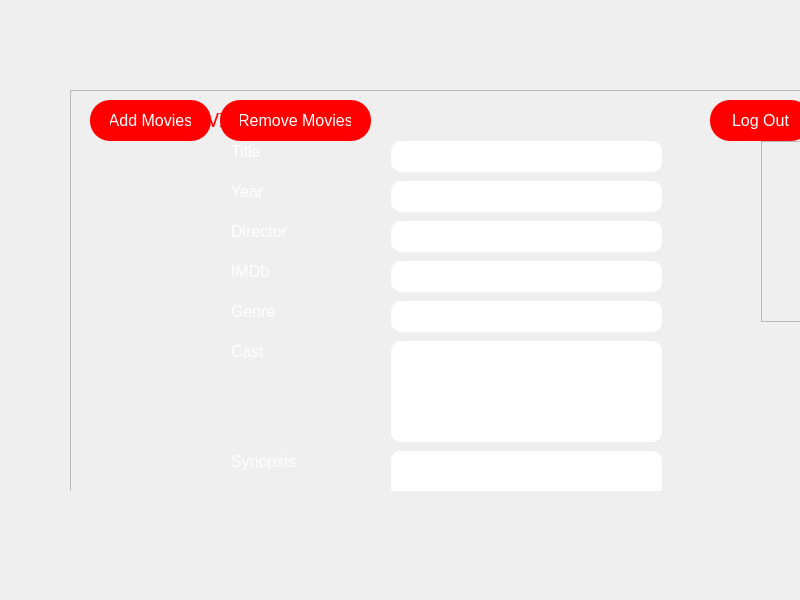
<?xml version="1.0" encoding="UTF-8"?>
<ui version="4.0">
 <class>AdminWin</class>
 <widget class="QMainWindow" name="AdminWin">
  <property name="geometry">
   <rect>
    <x>0</x>
    <y>0</y>
    <width>800</width>
    <height>600</height>
   </rect>
  </property>
  <property name="windowTitle">
   <string>MainWindow</string>
  </property>
  <widget class="QWidget" name="centralwidget">
   <widget class="QPushButton" name="pushButton_3">
    <property name="geometry">
     <rect>
      <x>380</x>
      <y>100</y>
      <width>161</width>
      <height>41</height>
     </rect>
    </property>
    <property name="font">
     <font>
      <pointsize>12</pointsize>
     </font>
    </property>
    <property name="styleSheet">
     <string notr="true">
	color: rgb(170, 0, 0);
padding-left:20px;
padding-right:20px;
border-radius:20px;
background:rgb(255, 0, 0);
color:rgb(255, 255, 255);
</string>
    </property>
    <property name="text">
     <string>Registered Users</string>
    </property>
   </widget>
   <widget class="QStackedWidget" name="stackedWidget">
    <property name="geometry">
     <rect>
      <x>20</x>
      <y>0</y>
      <width>781</width>
      <height>491</height>
     </rect>
    </property>
    <property name="styleSheet">
     <string notr="true"/>
    </property>
    <widget class="QWidget" name="addMovie_3">
     <widget class="QScrollArea" name="scrollArea_4">
      <property name="geometry">
       <rect>
        <x>50</x>
        <y>90</y>
        <width>921</width>
        <height>571</height>
       </rect>
      </property>
      <property name="styleSheet">
       <string notr="true"/>
      </property>
      <property name="widgetResizable">
       <bool>true</bool>
      </property>
      <widget class="QWidget" name="scrollAreaWidgetContents_8">
       <property name="geometry">
        <rect>
         <x>0</x>
         <y>0</y>
         <width>919</width>
         <height>569</height>
        </rect>
       </property>
       <widget class="QLabel" name="title_9">
        <property name="geometry">
         <rect>
          <x>160</x>
          <y>50</y>
          <width>111</width>
          <height>21</height>
         </rect>
        </property>
        <property name="font">
         <font>
          <pointsize>12</pointsize>
         </font>
        </property>
        <property name="styleSheet">
         <string notr="true">color:white;
</string>
        </property>
        <property name="text">
         <string>Title</string>
        </property>
       </widget>
       <widget class="QLabel" name="year_5">
        <property name="geometry">
         <rect>
          <x>160</x>
          <y>90</y>
          <width>111</width>
          <height>21</height>
         </rect>
        </property>
        <property name="font">
         <font>
          <pointsize>12</pointsize>
         </font>
        </property>
        <property name="styleSheet">
         <string notr="true">color:white;
</string>
        </property>
        <property name="text">
         <string>Year</string>
        </property>
       </widget>
       <widget class="QLabel" name="director_5">
        <property name="geometry">
         <rect>
          <x>160</x>
          <y>130</y>
          <width>111</width>
          <height>21</height>
         </rect>
        </property>
        <property name="font">
         <font>
          <pointsize>12</pointsize>
         </font>
        </property>
        <property name="styleSheet">
         <string notr="true">color:white;
</string>
        </property>
        <property name="text">
         <string>Director</string>
        </property>
       </widget>
       <widget class="QLabel" name="imdb_5">
        <property name="geometry">
         <rect>
          <x>160</x>
          <y>170</y>
          <width>111</width>
          <height>21</height>
         </rect>
        </property>
        <property name="font">
         <font>
          <pointsize>12</pointsize>
         </font>
        </property>
        <property name="styleSheet">
         <string notr="true">color:white;
</string>
        </property>
        <property name="text">
         <string>IMDb</string>
        </property>
       </widget>
       <widget class="QLabel" name="genre_5">
        <property name="geometry">
         <rect>
          <x>160</x>
          <y>210</y>
          <width>111</width>
          <height>21</height>
         </rect>
        </property>
        <property name="font">
         <font>
          <pointsize>12</pointsize>
         </font>
        </property>
        <property name="styleSheet">
         <string notr="true">color:white;
</string>
        </property>
        <property name="text">
         <string>Genre</string>
        </property>
       </widget>
       <widget class="QLineEdit" name="imdb_6">
        <property name="geometry">
         <rect>
          <x>320</x>
          <y>170</y>
          <width>271</width>
          <height>31</height>
         </rect>
        </property>
        <property name="styleSheet">
         <string notr="true">background:white;
color:black;
border-radius:10;</string>
        </property>
       </widget>
       <widget class="QLineEdit" name="director_6">
        <property name="geometry">
         <rect>
          <x>320</x>
          <y>130</y>
          <width>271</width>
          <height>31</height>
         </rect>
        </property>
        <property name="styleSheet">
         <string notr="true">background:white;
color:black;
border-radius:10;</string>
        </property>
       </widget>
       <widget class="QLineEdit" name="year_6">
        <property name="geometry">
         <rect>
          <x>320</x>
          <y>90</y>
          <width>271</width>
          <height>31</height>
         </rect>
        </property>
        <property name="styleSheet">
         <string notr="true">background:white;
color:black;
border-radius:10;</string>
        </property>
       </widget>
       <widget class="QLineEdit" name="title_10">
        <property name="geometry">
         <rect>
          <x>320</x>
          <y>50</y>
          <width>271</width>
          <height>31</height>
         </rect>
        </property>
        <property name="styleSheet">
         <string notr="true">background:white;
color:black;
border-radius:10;</string>
        </property>
       </widget>
       <widget class="QLineEdit" name="genre_6">
        <property name="geometry">
         <rect>
          <x>320</x>
          <y>210</y>
          <width>271</width>
          <height>31</height>
         </rect>
        </property>
        <property name="styleSheet">
         <string notr="true">background:white;
color:black;
border-radius:10;</string>
        </property>
       </widget>
       <widget class="QTextEdit" name="cast_5">
        <property name="geometry">
         <rect>
          <x>320</x>
          <y>250</y>
          <width>271</width>
          <height>101</height>
         </rect>
        </property>
        <property name="styleSheet">
         <string notr="true">background:white;
color:black;
border-radius:10;</string>
        </property>
       </widget>
       <widget class="QLabel" name="cast_6">
        <property name="geometry">
         <rect>
          <x>160</x>
          <y>250</y>
          <width>111</width>
          <height>21</height>
         </rect>
        </property>
        <property name="font">
         <font>
          <pointsize>12</pointsize>
         </font>
        </property>
        <property name="styleSheet">
         <string notr="true">color:white;
</string>
        </property>
        <property name="text">
         <string>Cast</string>
        </property>
       </widget>
       <widget class="QPushButton" name="add_3">
        <property name="geometry">
         <rect>
          <x>380</x>
          <y>500</y>
          <width>141</width>
          <height>41</height>
         </rect>
        </property>
        <property name="font">
         <font>
          <pointsize>12</pointsize>
         </font>
        </property>
        <property name="styleSheet">
         <string notr="true">
	color: rgb(170, 0, 0);
padding-left:20px;
padding-right:20px;
border-radius:20px;
background:rgb(255, 0, 0);
color:rgb(255, 255, 255);
</string>
        </property>
        <property name="text">
         <string>Add Now</string>
        </property>
       </widget>
       <widget class="QLabel" name="image_5">
        <property name="geometry">
         <rect>
          <x>160</x>
          <y>470</y>
          <width>111</width>
          <height>21</height>
         </rect>
        </property>
        <property name="font">
         <font>
          <pointsize>12</pointsize>
         </font>
        </property>
        <property name="styleSheet">
         <string notr="true">color:white;
</string>
        </property>
        <property name="text">
         <string>Image</string>
        </property>
       </widget>
       <widget class="QLineEdit" name="image_6">
        <property name="geometry">
         <rect>
          <x>320</x>
          <y>460</y>
          <width>271</width>
          <height>31</height>
         </rect>
        </property>
        <property name="styleSheet">
         <string notr="true">background:white;
color:black;
border-radius:10;</string>
        </property>
       </widget>
       <widget class="QLabel" name="synopsis_5">
        <property name="geometry">
         <rect>
          <x>160</x>
          <y>360</y>
          <width>111</width>
          <height>21</height>
         </rect>
        </property>
        <property name="font">
         <font>
          <pointsize>12</pointsize>
         </font>
        </property>
        <property name="styleSheet">
         <string notr="true">color:white;
</string>
        </property>
        <property name="text">
         <string>Synopsis</string>
        </property>
       </widget>
       <widget class="QTextEdit" name="synopsis_6">
        <property name="geometry">
         <rect>
          <x>320</x>
          <y>360</y>
          <width>271</width>
          <height>91</height>
         </rect>
        </property>
        <property name="styleSheet">
         <string notr="true">background:white;
color:black;
border-radius:10;</string>
        </property>
       </widget>
       <widget class="QLabel" name="label_7">
        <property name="geometry">
         <rect>
          <x>60</x>
          <y>20</y>
          <width>131</width>
          <height>16</height>
         </rect>
        </property>
        <property name="font">
         <font>
          <family>MV Boli</family>
          <pointsize>14</pointsize>
         </font>
        </property>
        <property name="styleSheet">
         <string notr="true">color:red;</string>
        </property>
        <property name="text">
         <string>ADD MOVIES!</string>
        </property>
       </widget>
       <widget class="QLabel" name="piclabel_3">
        <property name="geometry">
         <rect>
          <x>690</x>
          <y>50</y>
          <width>131</width>
          <height>181</height>
         </rect>
        </property>
        <property name="maximumSize">
         <size>
          <width>131</width>
          <height>181</height>
         </size>
        </property>
        <property name="sizeIncrement">
         <size>
          <width>131</width>
          <height>181</height>
         </size>
        </property>
        <property name="styleSheet">
         <string notr="true">color:white;</string>
        </property>
        <property name="frameShape">
         <enum>QFrame::StyledPanel</enum>
        </property>
        <property name="lineWidth">
         <number>18</number>
        </property>
        <property name="text">
         <string/>
        </property>
       </widget>
       <widget class="QPushButton" name="browse_3">
        <property name="geometry">
         <rect>
          <x>610</x>
          <y>460</y>
          <width>91</width>
          <height>31</height>
         </rect>
        </property>
        <property name="font">
         <font>
          <pointsize>12</pointsize>
         </font>
        </property>
        <property name="styleSheet">
         <string notr="true">
	color: rgb(170, 0, 0);
padding-left:20px;
padding-right:20px;
border-radius:10px;
background:rgb(255, 0, 0);
color:rgb(255, 255, 255);
</string>
        </property>
        <property name="text">
         <string>Browse</string>
        </property>
       </widget>
       <widget class="QPushButton" name="clear_3">
        <property name="geometry">
         <rect>
          <x>720</x>
          <y>460</y>
          <width>161</width>
          <height>31</height>
         </rect>
        </property>
        <property name="font">
         <font>
          <pointsize>12</pointsize>
         </font>
        </property>
        <property name="styleSheet">
         <string notr="true">
	color: rgb(170, 0, 0);
padding-left:20px;
padding-right:20px;
border-radius:10px;
background:rgb(255, 0, 0);
color:rgb(255, 255, 255);
</string>
        </property>
        <property name="text">
         <string>Clear Selection</string>
        </property>
       </widget>
      </widget>
     </widget>
    </widget>
    <widget class="QWidget" name="removeMovie_3">
     <widget class="QScrollArea" name="scrollArea_8">
      <property name="geometry">
       <rect>
        <x>50</x>
        <y>90</y>
        <width>851</width>
        <height>551</height>
       </rect>
      </property>
      <property name="styleSheet">
       <string notr="true"/>
      </property>
      <property name="widgetResizable">
       <bool>true</bool>
      </property>
      <widget class="QWidget" name="scrollAreaWidgetContents_9">
       <property name="geometry">
        <rect>
         <x>0</x>
         <y>0</y>
         <width>849</width>
         <height>549</height>
        </rect>
       </property>
       <widget class="QLabel" name="title_11">
        <property name="geometry">
         <rect>
          <x>180</x>
          <y>200</y>
          <width>111</width>
          <height>21</height>
         </rect>
        </property>
        <property name="font">
         <font>
          <pointsize>12</pointsize>
         </font>
        </property>
        <property name="styleSheet">
         <string notr="true">color:white;
</string>
        </property>
        <property name="text">
         <string>Title</string>
        </property>
       </widget>
       <widget class="QLineEdit" name="title_12">
        <property name="geometry">
         <rect>
          <x>340</x>
          <y>200</y>
          <width>271</width>
          <height>31</height>
         </rect>
        </property>
        <property name="styleSheet">
         <string notr="true">background:white;
color:black;
border-radius:10;</string>
        </property>
       </widget>
       <widget class="QPushButton" name="pushButton_8">
        <property name="geometry">
         <rect>
          <x>400</x>
          <y>280</y>
          <width>141</width>
          <height>41</height>
         </rect>
        </property>
        <property name="font">
         <font>
          <pointsize>12</pointsize>
         </font>
        </property>
        <property name="styleSheet">
         <string notr="true">
	color: rgb(170, 0, 0);
padding-left:20px;
padding-right:20px;
border-radius:20px;
background:rgb(255, 0, 0);
color:rgb(255, 255, 255);
</string>
        </property>
        <property name="text">
         <string>Remove Now</string>
        </property>
       </widget>
       <widget class="QLabel" name="label_8">
        <property name="geometry">
         <rect>
          <x>60</x>
          <y>20</y>
          <width>191</width>
          <height>16</height>
         </rect>
        </property>
        <property name="font">
         <font>
          <family>MV Boli</family>
          <pointsize>14</pointsize>
         </font>
        </property>
        <property name="styleSheet">
         <string notr="true">color:red;</string>
        </property>
        <property name="text">
         <string>REMOVE MOVIE!</string>
        </property>
       </widget>
      </widget>
     </widget>
    </widget>
    <widget class="QWidget" name="usersList_3">
     <widget class="QScrollArea" name="scrollArea_9">
      <property name="geometry">
       <rect>
        <x>50</x>
        <y>90</y>
        <width>851</width>
        <height>551</height>
       </rect>
      </property>
      <property name="autoFillBackground">
       <bool>true</bool>
      </property>
      <property name="styleSheet">
       <string notr="true"/>
      </property>
      <property name="widgetResizable">
       <bool>true</bool>
      </property>
      <widget class="QWidget" name="scrollAreaWidgetContents_10">
       <property name="geometry">
        <rect>
         <x>0</x>
         <y>0</y>
         <width>849</width>
         <height>549</height>
        </rect>
       </property>
       <widget class="QLabel" name="label_9">
        <property name="geometry">
         <rect>
          <x>60</x>
          <y>20</y>
          <width>191</width>
          <height>16</height>
         </rect>
        </property>
        <property name="font">
         <font>
          <family>MV Boli</family>
          <pointsize>14</pointsize>
         </font>
        </property>
        <property name="styleSheet">
         <string notr="true">color:red;</string>
        </property>
        <property name="text">
         <string>USER'S LIST:</string>
        </property>
       </widget>
       <widget class="QTableView" name="tableView_3">
        <property name="geometry">
         <rect>
          <x>50</x>
          <y>60</y>
          <width>611</width>
          <height>391</height>
         </rect>
        </property>
       </widget>
       <widget class="QPushButton" name="show_3">
        <property name="geometry">
         <rect>
          <x>290</x>
          <y>490</y>
          <width>121</width>
          <height>41</height>
         </rect>
        </property>
        <property name="font">
         <font>
          <pointsize>12</pointsize>
         </font>
        </property>
        <property name="styleSheet">
         <string notr="true">
	color: rgb(170, 0, 0);
padding-left:20px;
padding-right:20px;
border-radius:20px;
background:rgb(255, 0, 0);
color:rgb(255, 255, 255);
</string>
        </property>
        <property name="text">
         <string>Show Data</string>
        </property>
       </widget>
       <widget class="QLineEdit" name="lineEdit_3">
        <property name="geometry">
         <rect>
          <x>360</x>
          <y>20</y>
          <width>251</width>
          <height>31</height>
         </rect>
        </property>
        <property name="styleSheet">
         <string notr="true">background:white;
color:black;
border-radius:10;</string>
        </property>
       </widget>
      </widget>
     </widget>
    </widget>
   </widget>
   <widget class="QPushButton" name="pushButton_2">
    <property name="geometry">
     <rect>
      <x>220</x>
      <y>100</y>
      <width>151</width>
      <height>41</height>
     </rect>
    </property>
    <property name="font">
     <font>
      <pointsize>12</pointsize>
     </font>
    </property>
    <property name="styleSheet">
     <string notr="true">
	color: rgb(170, 0, 0);
padding-left:20px;
padding-right:20px;
border-radius:20px;
background:rgb(255, 0, 0);
color:rgb(255, 255, 255);
</string>
    </property>
    <property name="text">
     <string>Remove Movies</string>
    </property>
   </widget>
   <widget class="QPushButton" name="pushButton_4">
    <property name="geometry">
     <rect>
      <x>710</x>
      <y>100</y>
      <width>101</width>
      <height>41</height>
     </rect>
    </property>
    <property name="font">
     <font>
      <pointsize>12</pointsize>
     </font>
    </property>
    <property name="styleSheet">
     <string notr="true">
	color: rgb(170, 0, 0);
padding-left:20px;
padding-right:20px;
border-radius:20px;
background:rgb(255, 0, 0);
color:rgb(255, 255, 255);
</string>
    </property>
    <property name="text">
     <string>Log Out</string>
    </property>
   </widget>
   <widget class="QPushButton" name="pushButton">
    <property name="geometry">
     <rect>
      <x>90</x>
      <y>100</y>
      <width>121</width>
      <height>41</height>
     </rect>
    </property>
    <property name="font">
     <font>
      <pointsize>12</pointsize>
     </font>
    </property>
    <property name="styleSheet">
     <string notr="true">
	color: rgb(170, 0, 0);
padding-left:20px;
padding-right:20px;
border-radius:20px;
background:rgb(255, 0, 0);
color:rgb(255, 255, 255);
</string>
    </property>
    <property name="text">
     <string>Add Movies</string>
    </property>
   </widget>
  </widget>
 </widget>
 <resources/>
 <connections/>
</ui>
